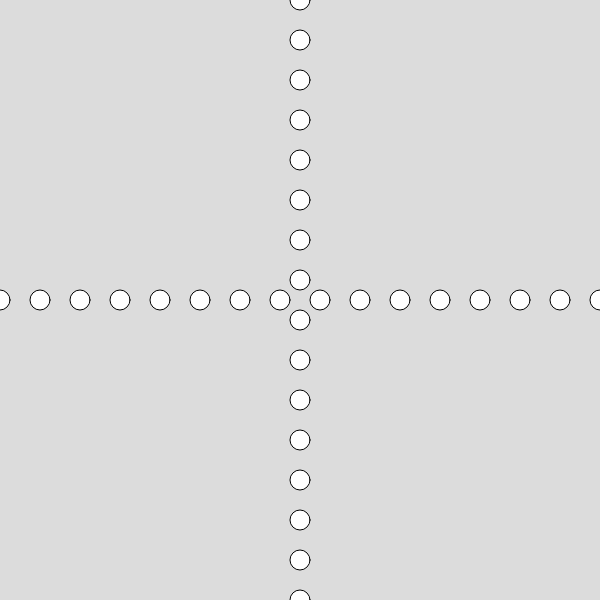
Frame 1 (no input)
Frame 60 (no input): identical to frame 1, image omitted
Frame 120 (the mouse pressed at the canvas centre since frame 60): identical to frame 1, image omitted

The p5.js sketch that drew this single still picture (run headless with seeded random() and noise() and a simulated clock; from frame 60 on, the mouse is pressed at the canvas centre):

// p5.js sketch
// ── sketch.js
function setup() {
    createCanvas(600, 600);
}
function draw() {
    background(220);

    //for(initialize;condition;increment)
    for(y=0;y<=height;y=y+40){//increment y by 10 so that more shapes are visible

        //draw an ellipse at y location of the variable y
        ellipse(300,y,20,20);

    }
    for(x=0;x<=width;x=x+40){//increment y by 10 so that more shapes are visible

        //draw an ellipse at y location of the variable y
        ellipse(x,300,20,20);
    }
}
